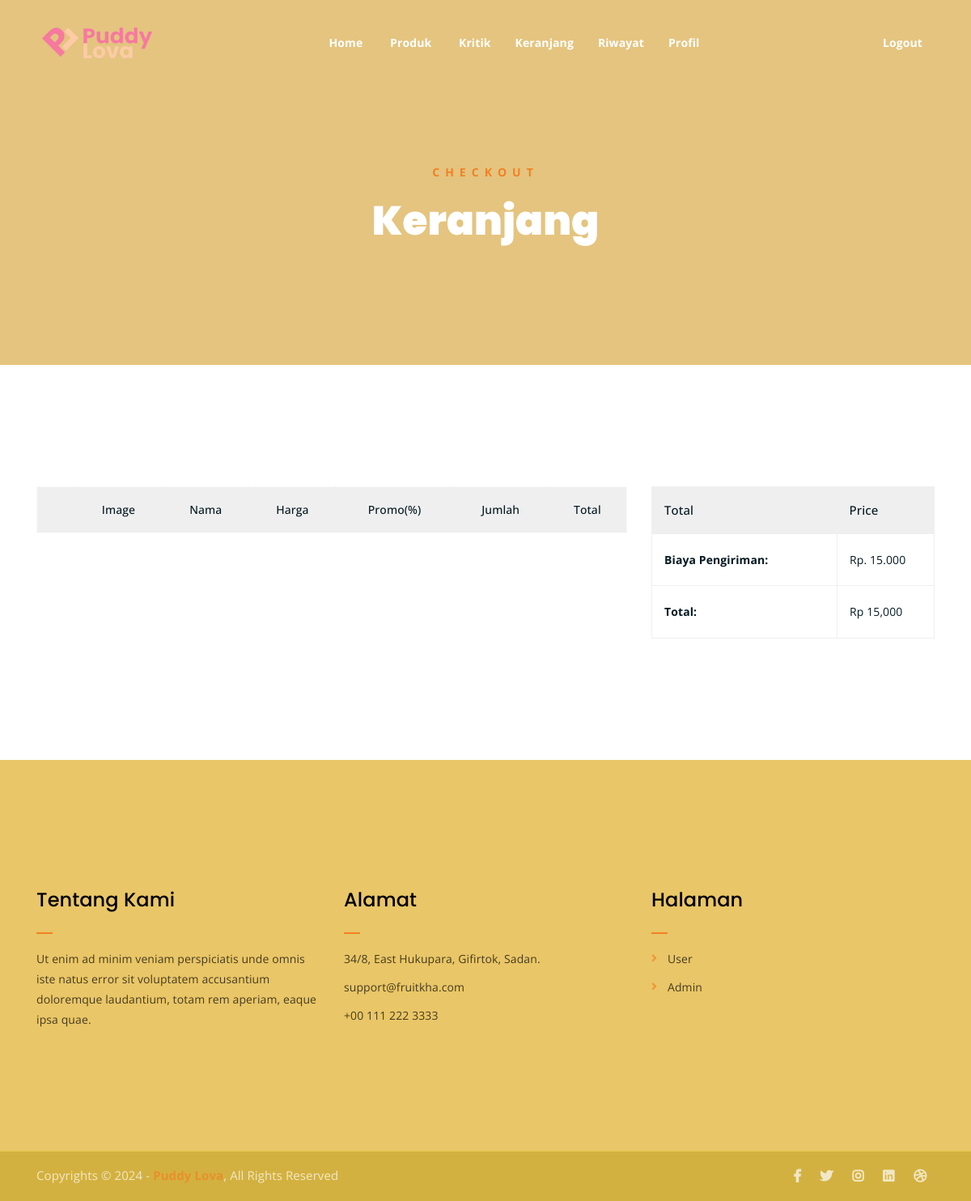
Before: /checkout.php (signed in) with the older database file.
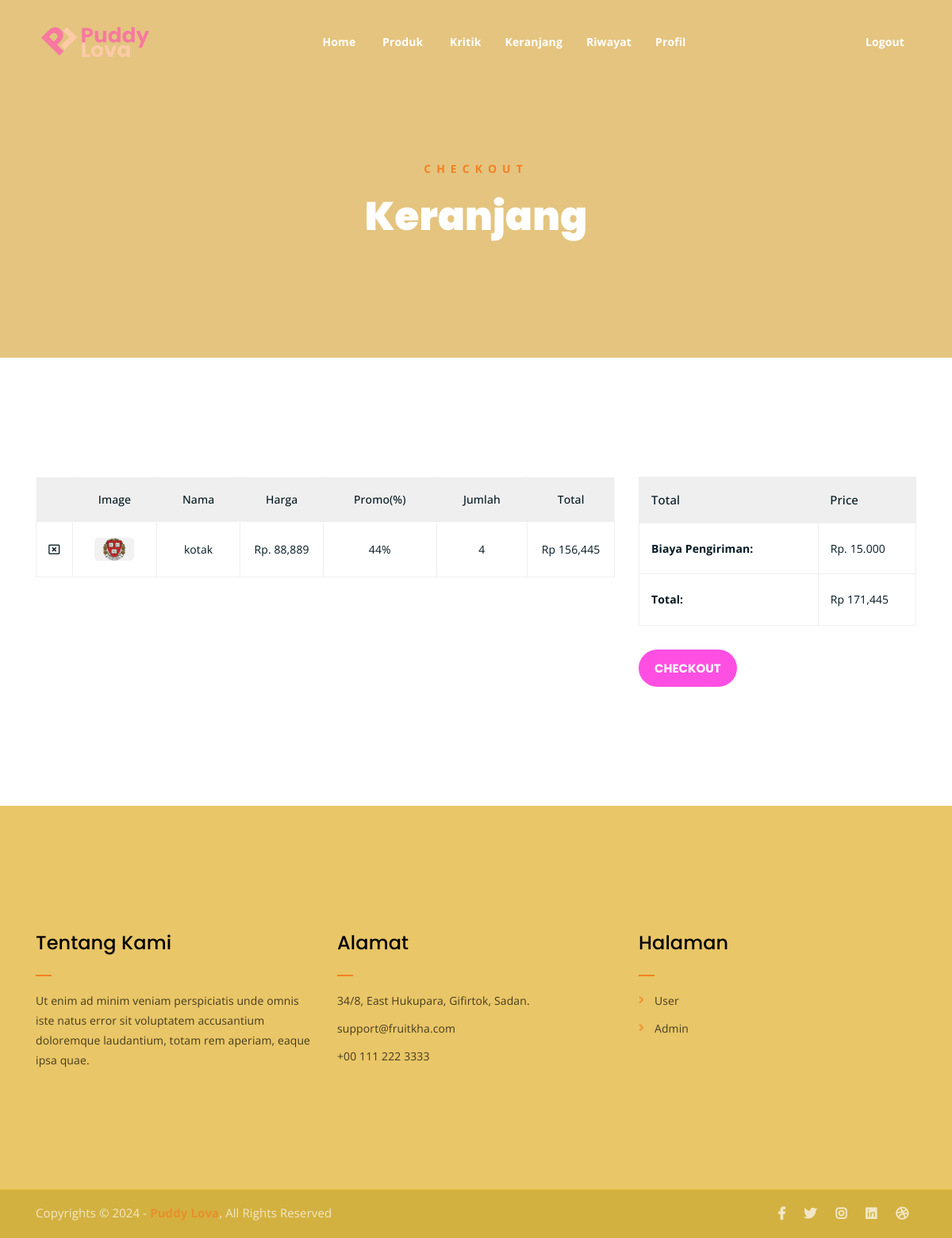
After: the same page with the newer database file.
### tables this page shows
CREATE TABLE `keranjang` (
  `id_keranjang` int(11) NOT NULL,
  `id_produk` int(11) NOT NULL,
  `id_user` int(11) NOT NULL,
  `jumlah` int(11) NOT NULL,
  `total` int(55) NOT NULL,
  `riwayat` varchar(55) NOT NULL,
  `tanggal` varchar(55) NOT NULL,
  `waktu` varchar(55) NOT NULL,
  `bukti_transfer` varchar(55) NOT NULL
);

CREATE TABLE `produk` (
  `id_produk` int(11) NOT NULL,
  `nama_produk` varchar(55) NOT NULL,
  `gambar` varchar(55) NOT NULL,
  `harga` varchar(55) NOT NULL,
  `stok_produk` varchar(11) NOT NULL
);

CREATE TABLE `promosi` (
  `id_promosi_produk` int(11) NOT NULL,
  `id_produk` int(55) NOT NULL,
  `promo` varchar(55) NOT NULL,
  `mulai` varchar(55) NOT NULL,
  `berakhir` varchar(55) NOT NULL
);

### checkout.php (the view, shortened to what this page needs)
<?php
include("./app/database/db.php");
$id_user = $_SESSION["user"]['id_user'];
$produk = mysqli_query($conn, "SELECT * FROM keranjang LEFT JOIN produk ON keranjang.id_produk = produk.id_produk LEFT JOIN promosi ON produk.id_produk = promosi.id_produk WHERE keranjang.id_user = $id_user AND keranjang.riwayat = 'belum checkout'");
$row = mysqli_num_rows($produk);
?>
<!DOCTYPE html>
<html lang="en">
<head>
	<link rel="stylesheet" href="assets/css/all.min.css">
	<link rel="stylesheet" href="assets/bootstrap/css/bootstrap.min.css">
	<link rel="stylesheet" href="assets/css/owl.carousel.css">
	<link rel="stylesheet" href="assets/css/magnific-popup.css">
	<link rel="stylesheet" href="assets/css/animate.css">
	<link rel="stylesheet" href="assets/css/meanmenu.min.css">
	<link rel="stylesheet" href="assets/css/main.css">
	<link rel="stylesheet" href="assets/css/responsive.css">
</head>
<body>
	<?php include('./include/nav.php') ?>
	<div class="breadcrumb-section breadcrumb-bg">
		<div class="container">
			<div class="row">
				<div class="col-lg-8 offset-lg-2 text-center">
					<div class="breadcrumb-text">
						<p>Checkout</p>
						<h1>Keranjang</h1>
					</div>
				</div>
			</div>
		</div>
	</div>
	<div class="cart-section mt-150 mb-150">
		<div class="container">
		<form action="" method="POST">
			<div class="row">
				<div class="col-lg-8 col-md-12">
					<div class="cart-table-wrap">
						<table class="cart-table">
							<thead class="cart-table-head">
								<tr class="table-head-row">
									<th class="product-image"></th>
									<th class="product-image">Image</th>
									<th class="product-name">Nama</th>
									<th class="product-price">Harga</th>
									<th class="product-quantity">Promo(%)</th>
									<th class="product-quantity">Jumlah</th>
									<th class="product-total">Total</th>
								</tr>
							</thead>
							<tbody>
								<?php $array = []; ?>
								<?php while($p = mysqli_fetch_array($produk)) { ?>
								<tr class="table-body-row">
									<td class="product-remove"><a href="delete.php?id_keranjang=<?= $p['id_keranjang'] ?>"><i class="far fa-window-close"></i></a></td>
									<td class="product-image"><img src="./app/admin/foto/<?= $p['gambar'] ?>" alt=""></td>
									<td class="product-name"><?= $p['nama_produk'] ?><input type="hidden" name="produk" value="<?= $p['nama_produk'] ?>"></td>
									<td class="product-price">Rp. <?php echo number_format($p['harga']) ?></td>
									<td class="product-price"><?php echo $p['promo'] ?>%</td>
									<td class="product-quantity"><?php echo $p['jumlah'] ?><input type="hidden" name="jumlah" value="<?php echo $p['jumlah'] ?>"></td>
									<td class="product-total">Rp <?php echo number_format($p['total']) ?></td>
									<?php
										$total = $p['total'];
										array_push($array, $total );
									?>
								</tr>
								<?php } ?>
							</tbody>
						</table>
					</div>
				</div>
				<div class="col-lg-4">
					<div class="total-section">
						<table class="total-table">
							<thead class="total-table-head">
								<tr class="table-total-row">
									<th>Total</th>
									<th>Price</th>
								</tr>
							</thead>
							<tbody>
								<tr class="total-data">
									<td><strong>Biaya Pengiriman: </strong></td>
									<td>Rp. 15.000</td>
								</tr>
								<tr class="total-data">
									<?php
										$total_akhir = array_sum($array);
										$total_paling_akhir = $total_akhir + 15000;
									?>
									<td><strong>Total: </strong></td>
									<td>Rp <?php echo number_format($total_paling_akhir) ?><input type="hidden" name="total" value="<?php echo number_format($total_paling_akhir) ?>"></td>
								</tr>
							</tbody>
						</table>
						<?php
						if ($row < 1) {
						} else{
						?>
						<div class="cart-buttons">
							<input type="submit" name="beli" class="cart-btn" value="Checkout">
						</div>
						<?php } ?>
					</div>
				</div>
			</div>
		</form>
		</div>
	</div>
	<?php include('./include/footer.php') ?>
</body>
</html>

Changed rows visible on the page:
added keranjang: id_produk.gambar (picture), id_produk.nama_produk "kotak", id_produk.harga "88,889", promosi.promo "44", jumlah "4", total "156,445"
Other visible differences:
$total_paling_akhir: "15,000" → "171,445"
form field beli: (not shown) → "Checkout"
